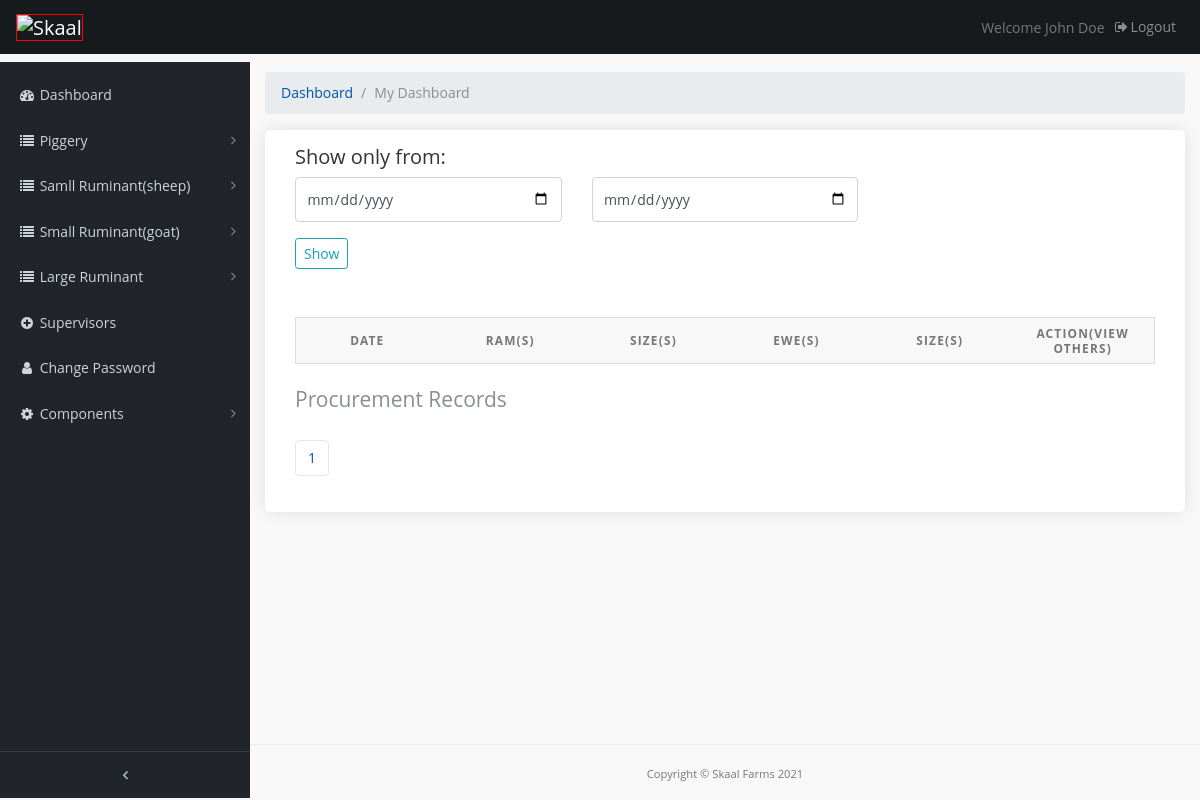
Page /pages/sheep-procurement-records on the earlier database version.
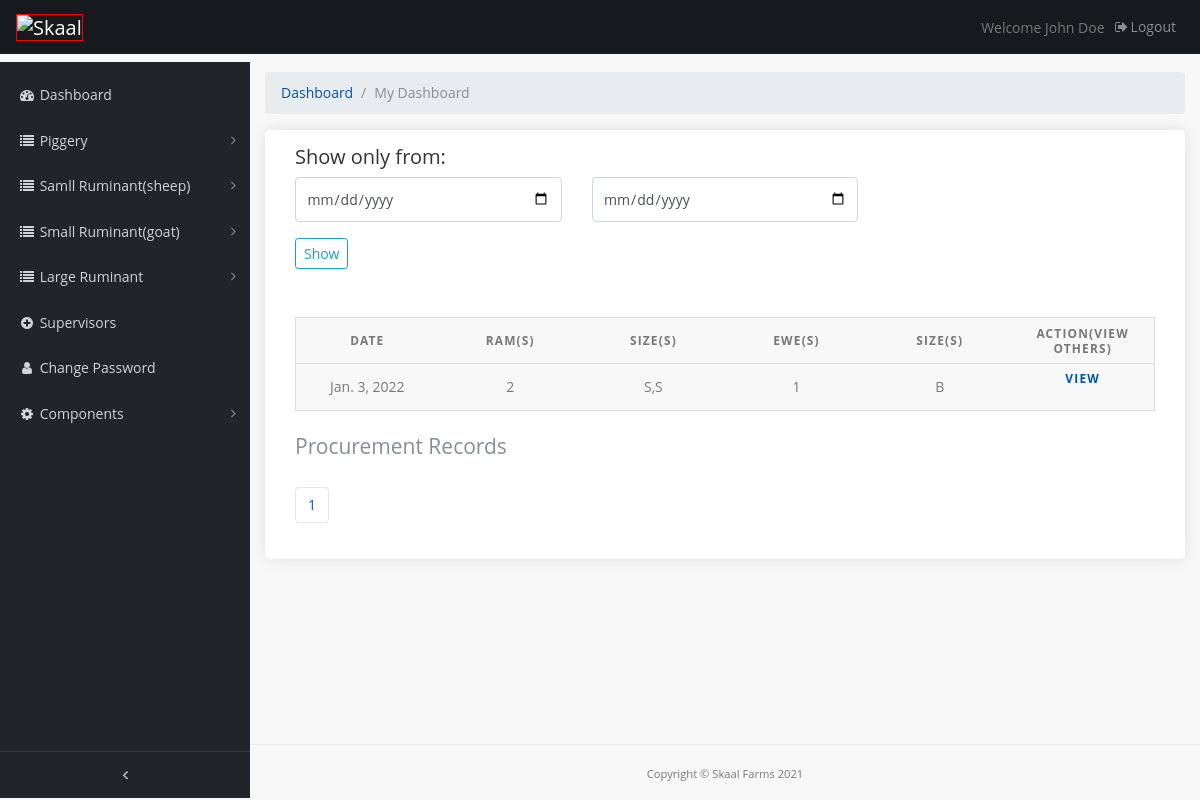
Same page on the later database version.
### farmrecord/models.py (models this page shows, shortened)
class SheepProcurement(models.Model):
    date = models.DateField(default=timezone.now)
    ewe_num = models.IntegerField(verbose_name='Ewe(s)', null=True, blank=True)
    size = models.CharField(max_length=100, verbose_name='Size(s)', blank=True, null=True)
    ram_num = models.IntegerField(verbose_name='Ram(s)', null=True, blank=True)
    size1 = models.CharField(max_length=100, verbose_name='Size(s)',null=True)
    section = models.ForeignKey(Section, verbose_name='Section', related_name='category14', null=True, on_delete=models.CASCADE)

### farmrecord/views.py (the view)
# urls.py: path('sheep-procurement-records', views.sheep_procrec, name='sheep_procrec'),
def sheep_procrec(request):
    sheep_prec = SheepProcurement.objects.order_by('date')
    query_form = SheepprocFilter()
    paginated_filtersp = Paginator(sheep_prec, 10)
    page_number = request.GET.get('page')
    sp_page_obj = paginated_filtersp.get_page(page_number)
    nums = "a" * sp_page_obj.paginator.num_pages
    context = {
        'sp_page_obj': sheep_prec,
        'nums': nums,
        'q'    : query_form
    }
    context['sp_page_obj'] = sp_page_obj
    return render(request, 'sheepprocrec.html',context)

### farmrecord/forms.py
class SheepprocFilter(forms.ModelForm):
    date = forms.DateField(widget=forms.HiddenInput(), required=False)
    start_date = forms.DateField(
        widget=forms.TextInput(attrs={'class': 'form-control', 'type' : 'date', 'placeholder': 'From'}))
    end_date = forms.DateField(
        widget=forms.TextInput(attrs={'class': 'form-control', 'type' : 'date', 'placeholder': 'To'}))
    class Meta:
        model = SheepProcurement
        fields =('date',)

### templates/sheepprocrec.html (shortened to what this page needs)
{% extends 'base.html' %}
{% load static %}
{% block content %}
  <div class="content-wrapper">
    <div class="container-fluid">
      <ol class="breadcrumb">
        <li class="breadcrumb-item">
          <a href="#">Dashboard</a>
        </li>
        <li class="breadcrumb-item active">My Dashboard</li>
      </ol>
		<div class="box_general padding_bottom">
      <h5>Show only from:</h5>
      <form class="mb-5" action="{% url 'farmrecord:cowmot_filter' %}">
        <div class="row">
          <div class="col-lg-4 col-md-12 form-group">
            {{ q.start_date }}
          </div>
          <div class="col-lg-4 col-md-12 form-group">
            {{ q.end_date }}
          </div>
        </div>
        <input type="submit" class="btn btn-outline-info btn-sm" value="Show">
      </form>
			<table>
        <caption>Procurement Records</caption>
        <thead>
          <tr>
            <th scope="col">Date</th>
            <th scope="col">Ram(s)</th>
            <th scope="col">Size(s)</th>
            <th scope="col">Ewe(s)</th>
            <th scope="col">Size(s)</th>
            <th scope="col">ACTION(View others)</th>
          </tr>
        </thead>
        <tbody>
          {% if sp_page_obj %}
          {% for a in sp_page_obj %}
          <tr>
            <td data-label="Date">{{ a.date }}</td>
            <td data-label="Ram(s)">{{ a.ram_num }}</td>
            <td data-label="Size(s)">{{ a.size1 }}</td>
            <td data-label="Ewe(s)">{{ a.ewe_num }}</td>
            <td data-label="Size(s)">{{ a.size }}</td>
            <th data-label="Action" class="table"><a href="{% url 'farmrecord:sheep_procrec_view' a.id %}" >View</a></th>
          {% endfor %}
          {% endif %}
          </tr>
        </tbody>
    </table>
    <nav aria-label="Page navigation example">
      <ul class="pagination">
       {% for i in nums %}
        <li class="page-item"><a href="?page={{ forloop.counter }}" class="page-link active">{{ forloop.counter }}</a></li>
       {% endfor %}
      </ul>
    </nav>
		</div>
	  </div>
   	</div>
{% endblock %}

Differences in the rows shown:
added SheepProcurement: date "Jan. 3, 2022", ram_num "2", size1 "S,S", ewe_num "1", size "B"
